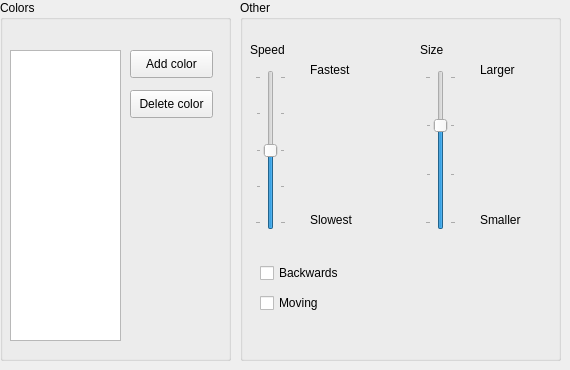
      <widget class="QWidget" name="alternatingTab">
       <attribute name="title">
        <string>Alternating</string>
       </attribute>
       <widget class="QGroupBox" name="groupBox_7">
        <property name="geometry">
         <rect>
          <x>0</x>
          <y>0</y>
          <width>231</width>
          <height>361</height>
         </rect>
        </property>
        <property name="title">
         <string>Colors</string>
        </property>
        <widget class="QListWidget" name="alternatingList">
         <property name="geometry">
          <rect>
           <x>10</x>
           <y>50</y>
           <width>111</width>
           <height>291</height>
          </rect>
         </property>
        </widget>
        <widget class="QPushButton" name="alternatingAdd">
         <property name="geometry">
          <rect>
           <x>130</x>
           <y>50</y>
           <width>83</width>
           <height>28</height>
          </rect>
         </property>
         <property name="text">
          <string>Add color</string>
         </property>
        </widget>
        <widget class="QPushButton" name="alternatingDelete">
         <property name="geometry">
          <rect>
           <x>130</x>
           <y>90</y>
           <width>83</width>
           <height>28</height>
          </rect>
         </property>
         <property name="text">
          <string>Delete color</string>
         </property>
        </widget>
       </widget>
       <widget class="QGroupBox" name="groupBox_18">
        <property name="geometry">
         <rect>
          <x>240</x>
          <y>0</y>
          <width>321</width>
          <height>361</height>
         </rect>
        </property>
        <property name="title">
         <string>Other</string>
        </property>
        <widget class="QSlider" name="alternatingSpeed">
         <property name="geometry">
          <rect>
           <x>15</x>
           <y>70</y>
           <width>31</width>
           <height>160</height>
          </rect>
         </property>
         <property name="maximum">
          <number>4</number>
         </property>
         <property name="value">
          <number>2</number>
         </property>
         <property name="orientation">
          <enum>Qt::Vertical</enum>
         </property>
         <property name="tickPosition">
          <enum>QSlider::TicksBothSides</enum>
         </property>
        </widget>
        <widget class="QLabel" name="label_45">
         <property name="geometry">
          <rect>
           <x>10</x>
           <y>40</y>
           <width>62</width>
           <height>20</height>
          </rect>
         </property>
         <property name="text">
          <string>Speed</string>
         </property>
        </widget>
        <widget class="QLabel" name="label_46">
         <property name="geometry">
          <rect>
           <x>70</x>
           <y>60</y>
           <width>62</width>
           <height>20</height>
          </rect>
         </property>
         <property name="text">
          <string>Fastest</string>
         </property>
        </widget>
        <widget class="QLabel" name="label_47">
         <property name="geometry">
          <rect>
           <x>70</x>
           <y>210</y>
           <width>62</width>
           <height>20</height>
          </rect>
         </property>
         <property name="text">
          <string>Slowest</string>
         </property>
        </widget>
        <widget class="QSlider" name="alternatingSize">
         <property name="geometry">
          <rect>
           <x>185</x>
           <y>70</y>
           <width>31</width>
           <height>160</height>
          </rect>
         </property>
         <property name="maximum">
          <number>3</number>
         </property>
         <property name="value">
          <number>2</number>
         </property>
         <property name="orientation">
          <enum>Qt::Vertical</enum>
         </property>
         <property name="tickPosition">
          <enum>QSlider::TicksBothSides</enum>
         </property>
        </widget>
        <widget class="QLabel" name="label_48">
         <property name="geometry">
          <rect>
           <x>240</x>
           <y>210</y>
           <width>62</width>
           <height>20</height>
          </rect>
         </property>
         <property name="text">
          <string>Smaller</string>
         </property>
        </widget>
        <widget class="QLabel" name="label_49">
         <property name="geometry">
          <rect>
           <x>180</x>
           <y>40</y>
           <width>62</width>
           <height>20</height>
          </rect>
         </property>
         <property name="text">
          <string>Size</string>
         </property>
        </widget>
        <widget class="QLabel" name="label_50">
         <property name="geometry">
          <rect>
           <x>240</x>
           <y>60</y>
           <width>62</width>
           <height>20</height>
          </rect>
         </property>
         <property name="text">
          <string>Larger</string>
         </property>
        </widget>
        <widget class="QCheckBox" name="alternatingBackwards">
         <property name="geometry">
          <rect>
           <x>20</x>
           <y>260</y>
           <width>89</width>
           <height>26</height>
          </rect>
         </property>
         <property name="text">
          <string>Backwards</string>
         </property>
        </widget>
        <widget class="QCheckBox" name="alternatingMoving">
         <property name="geometry">
          <rect>
           <x>20</x>
           <y>290</y>
           <width>89</width>
           <height>26</height>
          </rect>
         </property>
         <property name="text">
          <string>Moving</string>
         </property>
        </widget>
       </widget>
      </widget>
